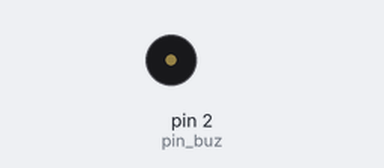
A sketch run on a simulated Arduino Uno, built with avr-gcc and run on an emulated ATmega328P. Shown: buzzer (waves = sounding).

Above: at 0.7 s.
At 2.25 s:
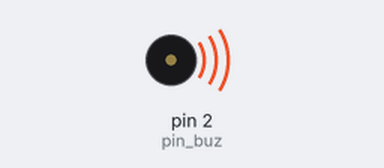
Timing chart, 0 to 3.0 s (numbered marks = the images above):
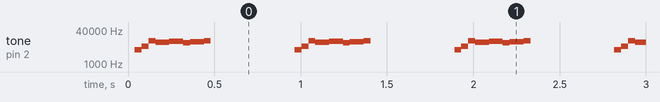

Measured:
- by itself, tone on pin 2 (pin_buz): plays 4630 Hz for 0.04 s, 6994 Hz for 0.04 s, 12505 Hz for 0.04 s, 10329 Hz for 0.08 s, 11997 Hz for 0.08 s, 10089 Hz for 0.04 s … (1127 notes in this stretch)

The sketch:

03_SamplePlayDiffuse.ino
```cpp
//EndlessSynth, Playing sound "No" using 1-bit diffusion
//Device: Arduino Uno or Mega

//Commutation:
const byte pin_buz = 2;


char sample[1704] = {
0,-15,4,34,76,104,118,112,89,60,17,-27,-80,-128,-128,-128,-127,-70,-4,56,93,108,102,81,54,26,1,-23,-43,-64,-79,-82,-69,
-41,-7,30,55,70,69,57,40,19,1,-16,-33,-48,-64,-69,-63,-40,-10,22,49,62,64,55,38,20,1,-14,-30,-46,-59,-68,-61,
-41,-15,18,43,59,62,54,40,22,5,-13,-28,-46,-59,-68,-61,-42,-16,17,42,58,60,54,39,24,5,-11,-29,-44,-58,-64,-59,
-44,-21,3,25,36,44,43,42,37,31,20,4,-15,-35,-50,-58,-52,-39,-20,3,19,33,41,46,45,38,26,7,-15,-36,-52,-60,
-54,-41,-20,1,19,33,43,45,46,39,27,7,-15,-35,-53,-60,-56,-43,-23,-1,15,31,41,44,47,42,32,15,-8,-29,-49,-60,
-60,-48,-28,-6,14,28,41,46,46,44,33,16,-8,-29,-50,-61,-62,-49,-31,-7,13,29,39,45,46,44,33,17,-6,-29,-47,-61,
-60,-50,-31,-9,11,26,38,42,46,42,34,18,-3,-25,-44,-58,-60,-50,-34,-10,8,24,36,42,43,42,35,21,1,-22,-40,-57,
-60,-52,-36,-15,7,22,35,40,44,43,36,23,3,-18,-38,-54,-60,-55,-38,-18,6,21,33,41,43,43,37,26,9,-14,-33,-51,
-61,-57,-44,-22,0,19,31,40,42,43,38,29,15,-9,-27,-47,-59,-57,-49,-27,-8,15,26,48,53,50,36,18,-5,-28,-47,-46,
-50,-34,-26,-4,11,27,35,45,40,33,22,3,-17,-42,-41,-48,-38,-28,-10,9,24,38,44,35,24,7,-2,-14,-34,-61,-41,-26,
-9,-2,4,15,26,33,35,26,12,-4,-14,-25,-39,-57,-22,-11,1,-2,7,17,30,31,31,20,7,-4,-15,-25,-42,-52,-18,-13,
3,-3,11,21,34,27,26,11,8,-3,-11,-25,-42,-50,-12,-7,3,-12,8,20,36,24,22,11,8,-5,-13,-26,-47,-48,-4,-4,
3,-15,10,25,37,20,18,5,11,-3,-10,-23,-50,-53,0,-7,5,-16,9,26,39,20,19,12,8,1,-11,-20,-41,-67,-12,-8,
4,-15,-2,25,41,29,13,15,10,10,-7,-21,-29,-72,-28,2,-2,-4,-14,24,32,36,12,16,8,12,-3,-8,-20,-51,-71,4,
-1,5,-21,6,27,39,29,17,13,10,7,-4,0,-21,-72,-67,16,3,5,-28,12,28,44,21,19,9,10,4,-3,-1,-23,-79,
-51,16,4,1,-27,15,33,40,23,18,3,14,0,6,3,-24,-83,-56,27,4,-2,-37,11,32,41,23,16,6,15,8,8,13,
-11,-61,-92,13,18,2,-31,-15,30,39,39,18,11,7,19,6,15,2,-25,-81,-73,35,12,-4,-40,-5,35,50,38,11,10,13,
22,8,10,2,-26,-78,-74,31,15,-1,-41,-6,39,54,33,4,8,18,21,3,15,3,-25,-81,-77,39,22,-8,-46,-11,49,56,
43,-6,7,7,20,6,5,12,-20,-56,-92,-12,64,-8,-31,-46,42,58,49,9,-7,7,15,11,2,10,3,-30,-60,-83,25,56,
-27,-38,-34,53,53,41,1,-4,8,18,13,0,12,6,-24,-59,-83,3,67,-26,-40,-41,54,60,37,5,-10,11,21,10,-8,8,
16,-11,-52,-76,-33,80,-12,-47,-44,32,79,17,10,-5,10,23,5,-8,8,14,3,-31,-50,-79,33,53,-54,-34,-16,69,53,-4,
6,8,17,16,-4,2,12,13,-4,-35,-42,-70,35,36,-58,-26,-15,72,45,-5,7,13,12,18,-8,-1,16,16,2,-28,-40,-66,
10,51,-56,-33,-16,61,52,-6,6,19,14,19,-7,4,16,17,4,-30,-36,-63,-25,60,-40,-36,-20,48,65,-1,2,21,22,17,
-4,4,15,19,3,-16,-31,-40,-69,40,13,-51,-21,3,71,22,-5,10,20,23,10,-4,7,25,11,-2,-23,-36,-59,-41,61,-31,
-33,-17,33,57,0,2,17,23,18,4,-1,15,21,4,-4,-29,-36,-67,-15,55,-42,-26,-18,50,48,-3,7,17,16,10,-2,0,
22,17,0,-6,-33,-33,-76,15,44,-52,-18,-8,62,37,-1,4,23,19,-4,0,-4,22,16,-2,-9,-31,-23,-80,2,49,-51,-10,
-14,50,39,8,15,15,18,2,-2,-3,18,13,3,-5,-21,-24,-64,-53,55,-20,-17,-16,18,51,16,13,12,24,8,3,-3,8,
17,7,-3,-13,-29,-32,-79,13,28,-38,-9,-13,47,29,13,10,24,13,3,1,2,16,6,8,-10,-21,-23,-65,-51,54,-19,-17,
-26,13,50,19,15,0,32,2,8,-1,7,12,5,1,-15,-17,-35,-78,-22,50,-19,-7,-23,26,47,20,15,-4,17,12,2,3,
-2,15,5,0,-17,-25,-40,-85,15,37,-22,-5,-24,39,38,28,10,-1,16,12,1,-3,-2,11,8,0,-14,-29,-37,-88,12,40,
-23,-7,-26,30,38,33,12,0,9,13,5,-6,5,-1,12,-6,-2,-18,-33,-83,-20,66,-15,0,-41,17,44,34,21,-8,6,8,
12,0,-1,-1,3,-2,-6,-11,-30,-87,-25,64,-3,1,-41,11,43,38,19,-4,-5,9,14,-1,-2,-7,8,0,-3,-2,-28,-54,
-86,52,17,3,-16,-30,34,32,41,8,-10,1,10,3,-3,-9,-2,9,-4,0,-19,-36,-92,-20,56,-8,6,-38,10,35,40,33,
-11,-8,4,10,6,-7,-9,5,4,-4,-2,-23,-43,-93,39,27,2,-12,-36,26,29,56,18,-11,-5,6,17,5,-7,-6,2,1,
1,-5,-24,-73,-67,55,3,17,-36,-22,19,36,60,8,-13,-12,7,22,8,-1,-8,-3,2,5,-8,-29,-75,-56,46,5,26,-32,
-22,9,31,55,19,-4,-17,3,14,14,-2,-7,-5,1,7,1,-24,-53,-88,35,16,25,-18,-40,9,25,61,26,-1,-20,-1,14,
17,-1,-9,-4,0,10,12,-22,-42,-99,2,36,18,6,-56,-8,15,69,49,5,-29,-29,13,20,21,-9,-11,0,26,32,8,-48,
-83,-95,41,49,39,-15,-49,0,33,81,29,-8,-52,-15,21,26,15,-12,-8,10,32,27,-16,-61,-91,-54,57,37,35,-34,-28,-1,
48,64,19,-22,-43,-10,12,31,9,-2,-10,15,21,22,-33,-58,-90,-40,52,36,33,-34,-19,-6,47,57,23,-16,-40,-10,7,26,
8,2,-12,15,21,21,-31,-53,-88,-35,48,33,33,-34,-17,-6,48,54,28,-18,-41,-10,4,28,12,6,-8,13,16,18,-32,-48,
-93,-39,40,34,42,-24,-16,-17,39,49,36,-10,-36,-21,-6,22,18,16,-4,9,7,13,-27,-39,-79,-58,27,27,48,-9,-11,-24,
22,42,42,7,-26,-30,-17,7,18,22,2,12,2,14,-15,-33,-60,-78,3,20,44,17,-6,-18,-3,33,38,28,-13,-26,-26,-4,
12,25,8,11,3,10,-3,-29,-44,-81,-23,19,34,31,-5,-12,-14,23,35,38,1,-20,-31,-14,2,24,20,13,9,4,1,-26,
-31,-68,-60,7,17,41,9,0,-15,4,27,37,21,-4,-24,-29,-11,8,28,18,22,2,7,-22,-29,-49,-67,-24,11,27,28,6,
-4,-11,15,30,34,10,-13,-21,-23,-4,13,23,24,15,9,-6,-27,-38,-57,-60,0,9,34,14,7,-9,2,20,33,28,1,-16,
-28,-18,-1,18,23,25,13,7,-16,-33,-44,-65,-42,8,17,37,7,7,-12,11,22,37,17,0,-24,-26,-19,3,21,26,27,13,
4,-22,-36,-52,-63,-25,10,24,27,9,5,-7,18,23,33,9,-1,-24,-25,-14,6,21,28,28,12,-2,-33,-42,-60,-59,-7,8,
35,21,15,-3,1,14,28,27,11,-10,-26,-24,-12,12,26,35,25,17,-14,-34,-52,-63,-52,-5,8,33,19,15,-2,7,16,28,
20,8,-12,-25,-26,-11,9,26,35,27,15,-15,-39,-53,-68,-46,-5,13,32,18,14,-2,11,17,26,15,1,-19,-26,-22,1,16,
34,31,24,-3,-32,-49,-64,-61,-15,5,30,22,20,0,6,12,25,23,10,-7,-27,-28,-21,4,21,39,33,22,-7,-34,-51,-64,
-58,-19,4,27,24,22,8,12,15,22,23,8,-7,-28,-27,-23,2,20,38,33,25,-7,-31,-53,-66,-60,-24,1,25,26,26,13,
16,18,23,21,7,-7,-24,-26,-22,1,18,37,35,26,-3,-29,-51,-65,-57,-23,-1,22,26,26,17,16,16,20,15,6,-9,-19,
-23,-15,0,17,28,26,18,-7,-24,-40,-46,-36,-13,2,16,16,16,10,10,10,11,7,1,-5,-10,-10,-6,1,5,10,8,5,
-1,-5,-7,-7,-3,-2,0};

//Алгоритм 1-битного воспроизведения, основанный на диффузии, то есть переносе ошибки на следующий сэмпл

//4000 - запись звука, отсчетов в секунду
//но мы хотим играть 40000, то есть 10 раз один отсчет
//поэтому пауза между отсчетами 25 мкс, но так как Ардуино не мгновенно вычисляет,
//ставим меньше
const int repeats = 10;   //число повторов одного сэмпла
const int pause_mcs = 20; //пауза между сэмплами
int value = 0; //накопленная ошибка диффузии

const int diff_step = 50; //127; //шаг вычитания диффузии
//должен соответствовать максимальной громкости записи, тогда будет звучать чище

//Совет: если у вас маленький зуммер, то чтобы он меньше шумел
//- его можно зажать в ладони или поместить в поролон, чтобы убрать высокие частоты.
//А при прослушивании на более крупных динамиках шум меньше (он высокочастотный).

void setup() {
  pinMode(pin_buz, OUTPUT); //пин для зуммера
}

void loop() {
  for (int i = 0; i < 1704; i++) {    //пробегаем по всем звуковым отсчетам
    char s = sample[i];               //-128..127

    for (byte rep = 0; rep < repeats; rep++) {
      value += s;
      if (value >= 0) {
        digitalWrite(pin_buz, HIGH);    //выдаем на динамик
        value -= diff_step;             //корректируем ошибку
      }
      else {
       digitalWrite(pin_buz, LOW);     //выдаем на динамик
        value += diff_step;             //корректируем ошибку
      }
      //пауза между отсчетами
      delayMicroseconds(pause_mcs);
    }
  }

  delay(500);   //пауза между воспроизведениями
}
```
